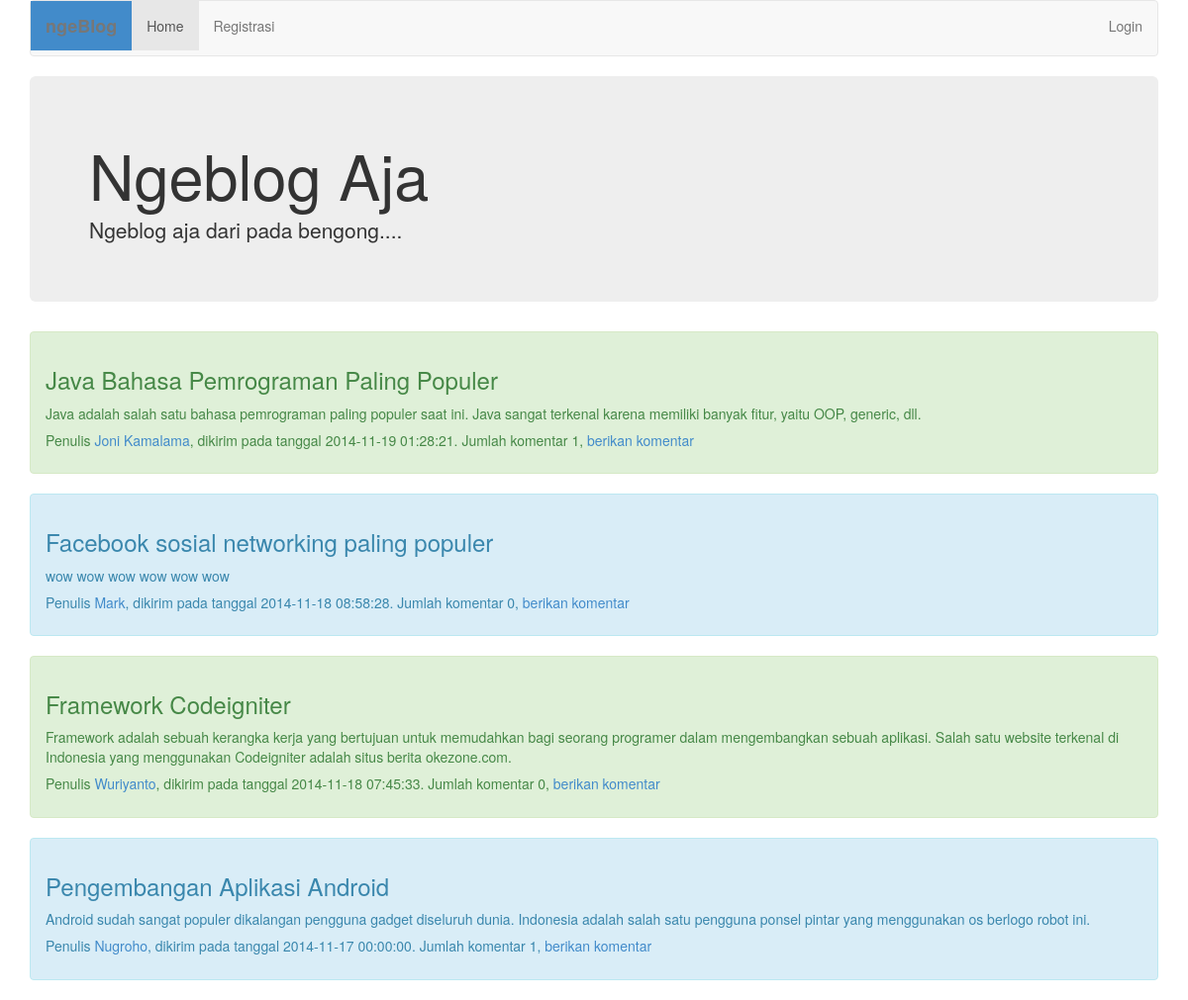
The page /page/home.php on the database its author committed.
### tables this page shows
CREATE TABLE IF NOT EXISTS `posting` (
  `id` int(11) NOT NULL AUTO_INCREMENT,
  `id_author` int(11) NOT NULL,
  `tanggal` datetime NOT NULL,
  `judul_post` varchar(100) NOT NULL,
  `isi` text NOT NULL,
  PRIMARY KEY (`id`)
);

CREATE TABLE IF NOT EXISTS `author` (
  `id` int(11) NOT NULL AUTO_INCREMENT,
  `nama_author` varchar(50) NOT NULL,
  `email` varchar(100) NOT NULL,
  `web_site` varchar(100) NOT NULL,
  `username` varchar(50) NOT NULL,
  `password` varchar(50) NOT NULL,
  PRIMARY KEY (`id`)
);

### page/model/kelas_post.php (called while the page is built, shortened)
<?php
class Post {
    private $id_author;
    private $tanggal;
    private $judul_post;
    private $isi;
    public function getId_author() {
        return $this->id_author;
    }
    public function getTanggal() {
        return $this->tanggal;
    }
    public function getJudul_post() {
        return $this->judul_post;
    }
    public function getIsi() {
        return $this->isi;
    }
    public function setId_author($id_author) {
        $this->id_author = $id_author;
    }
    public function setTanggal($tanggal) {
        $this->tanggal = $tanggal;
    }
    public function setJudul_post($judul_post) {
        $this->judul_post = $judul_post;
    }
    public function setIsi($isi) {
        $this->isi = $isi;
    }
}
class Post_dao_impl implements Post_dao{
    public function find_all() {
        $hasil = array();
        $query = "SELECT * FROM posting ORDER BY id DESC";
        $sql = mysql_query($query);
        while($res = mysql_fetch_array($sql)){
            $p = new Post();
            $p->setId($res['id']);
            $p->setId_author($res['id_author']);
            $p->setTanggal($res['tanggal']);
            $p->setJudul_post($res['judul_post']);
            $p->setIsi($res['isi']);
            $hasil[] = $p;
        }
        return $hasil;
    }
}

### page/model/kelas_author.php (called while the page is built, shortened)
<?php
class Author {
    private $id;
    private $nama_author;
    public function getId() {
        return $this->id;
    }
    public function getNama_author() {
        return $this->nama_author;
    }
    public function setId($id) {
        $this->id = $id;
    }
    public function setNama_author($nama_author) {
        $this->nama_author = $nama_author;
    }
}
class Author_dao_impl implements Author_dao {
    public function find_one($id) {
        $a = new Author();
        $query = "SELECT * FROM author WHERE id = '$id'";
        $sql = mysql_query($query);
        if ($sql) {
            $res = mysql_fetch_array($sql);
            $a->setId($res['id']);
            $a->setNama_author($res['nama_author']);
            $a->setEmail($res['email']);
            $a->setWeb_site($res['web_site']);
            $a->setUsername($res['username']);
            $a->setPassword($res['password']);
        }
        return $a;
    }
}

### page/model/kelas_komentar.php (called while the page is built, shortened)
<?php
class Komentar_dao_impl implements Komentar_dao{
    public function hitung_jumlah_komentar($id_posting) {
        $jumlah = 0;
        $query = "SELECT COUNT(*) AS JUMLAH_KOMENTAR FROM komentar WHERE id_posting = '$id_posting'";
        $sql = mysql_query($query);
        while($res = mysql_fetch_array($sql)){
            $jumlah = $res['JUMLAH_KOMENTAR'];
        }
        return $jumlah;
    }
}

### page/home.php (the view, shortened to what this page needs)
<!DOCTYPE html>
<html>
    <head>
        <link href="../styles/bootstrap.css" rel="stylesheet"/>
        <link href="../styles/bootstrap.min.css" rel="stylesheet"/>
        <link type="text/css" href="../js/themes/base/jquery.ui.all.css" rel="stylesheet"/>
    </head>
    <body>
        <div class="container">
            <div class="navbar navbar-default" role="navigation">
                <div class="navbar-header">
                    <label class="navbar-brand label-primary">ngeBlog</label>
                </div>
                <div class="navbar-collapse collapse">
                    <ul class="nav navbar-nav">
                        <li class="active"><a href="home.php">Home</a></li>
                        <li><a href="registrasi.php">Registrasi</a></li>
                    </ul>
                    <ul class="nav navbar-nav navbar-right">
                        <li><a href="login_author.php">Login</a></li>
                    </ul>
                </div>
            </div>
            <div class="jumbotron">
                <h1>Ngeblog Aja</h1>
                <p>Ngeblog aja dari pada bengong....</p>
            </div>
            <?php
            include "model/kelas_post.php";
            include "model/kelas_author.php";
            include "model/kelas_komentar.php";
            $ad = new Author_dao_impl();
            $pd = new Post_dao_impl();
            $kd = new Komentar_dao_impl();
            $p_list = $pd->find_all();
            for($i=0;$i<count($p_list);$i++){
                $p = $p_list[$i];
                $id = $p->getId();
                $id_author = $p->getId_author();
                $tanggal = $p->getTanggal();
                $judul = $p->getJudul_post();
                $isi = $p->getIsi();
                $author = $ad->find_one($id_author);
                $author_id = $author->getId();
                $author_name = $author->getNama_author();
                $jumlah_koment = $kd->hitung_jumlah_komentar($id);
                if($i % 2 != 0){
                    echo "<div class='alert alert-info alert-dismissable'>"
                    . "<p><h3>$judul</h3></p><p>$isi</p><p><h5>Penulis <a href='author_detail.php?id_author=$author_id'>$author_name</a>, dikirim pada tanggal $tanggal. Jumlah komentar $jumlah_koment, <a href='berikan_komentar.php?id_post=$id'>berikan komentar</a></h5></p>"
                            . "</div>";
                }else{
                    echo "<div class='alert alert-success alert-dismissable'>"
                    . "<p><h3>$judul</h3></p><p>$isi</p><p><h5>Penulis <a href='author_detail.php?id_author=$author_id'>$author_name</a>, dikirim pada tanggal $tanggal. Jumlah komentar $jumlah_koment, <a href='berikan_komentar.php?id_post=$id'>berikan komentar</a></h5></p>"
                            . "</div>";
                }
            }
            ?>
        </div>
    </body>
</html>

### rows shown on the page
posting: judul_post "Java Bahasa Pemrograman Paling Populer", isi "Java adalah salah satu bahasa pemrograman paling populer saat ini. Java sangat terkenal karena memiliki banyak fitur, yaitu OOP, generic, dll.", tanggal "2014-11-19 01:28:21"
author: nama_author "Joni Kamalama"
author: nama_author "Mark", jumlah_koment "0"
posting: judul_post "Facebook sosial networking paling populer", isi "wow wow wow wow wow wow", tanggal "2014-11-18 08:58:28"
posting: judul_post "Framework Codeigniter", isi "Framework adalah sebuah kerangka kerja yang bertujuan untuk memudahkan bagi seorang programer dalam mengembangkan sebuah aplikasi. Salah satu website terkenal di Indonesia yang menggunakan Codeigniter adalah situs berita okezone.com.", tanggal "2014-11-18 07:45:33"
author: nama_author "Wuriyanto"
author: nama_author "Nugroho", jumlah_koment "1"
posting: judul_post "Pengembangan Aplikasi Android", isi "Android sudah sangat populer dikalangan pengguna gadget diseluruh dunia. Indonesia adalah salah satu pengguna ponsel pintar yang menggunakan os berlogo robot ini.", tanggal "2014-11-17 00:00:00"

### other values the page prints
$jumlah_koment "1"
$jumlah_koment "0"
